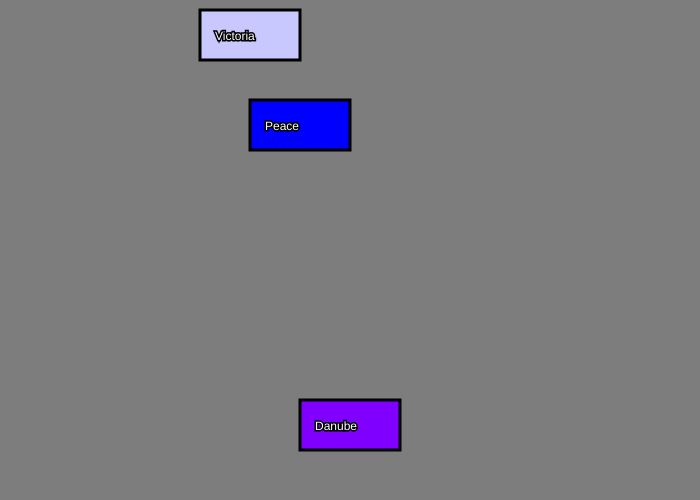
Frame 1 (no input)
Frame 60 (no input): identical to frame 1, image omitted
Frame 120 (the mouse pressed at the canvas centre since frame 60): identical to frame 1, image omitted

The p5.js sketch that drew this single still picture (run headless with seeded random() and noise() and a simulated clock; from frame 60 on, the mouse is pressed at the canvas centre):

// p5.js sketch
// ── sketch.js
var button2X;
var button2Y;

function setup()
{
  createCanvas(700,500);
  button2X = 200;
  button2Y = 10;
  button3X = 300;
  button3Y = 400;
  button4X = 250;
  button4Y = 100

  
}

function draw()
{
	background(125,125,125)


	// Example 1: easy to understand - Start
{
	if (mouseX > button2X && mouseX < button2X + 100 && mouseY > button2Y && mouseY < button2Y + 50)
	{
		fill(255,200,0);
		stroke(0,0,0);
		strokeWeight(3);
		rect(button2X,button2Y,100,50);
		fill(255,255,255);
		stroke(0,0,0);
		textSize(12);
		text("Shanghai",button2X + 15,button2Y + 30);
		if (mouseIsPressed == true)
		{
			fill(47,247,114);
			stroke(0,0,0);
			strokeWeight(3);
			rect(button2X,button2Y,100,50);	
			fill(255,255,255);
			stroke(0,0,0);
			textSize(12);
			text("Academy",button2X + 15,button2Y + 30);				
		}
	}
	else
	{
		fill(200,200,255);
		stroke(0,0,0);
		strokeWeight(3);
		rect(button2X,button2Y,100,50);
		fill(255,255,255);
		stroke(0,0,0);
		textSize(12);
		text("Victoria",button2X + 15,button2Y + 30);
}

{

	if (mouseX > button3X && mouseX < button3X + 100 && mouseY > button3Y && mouseY < button3Y + 50)
	{
		fill(0,255,0);
		stroke(0,0,0);
		strokeWeight(3);
		rect(button3X,button3Y,100,50);
		fill(255,255,255);
		stroke(0,0,0);
		textSize(12);
		text("Amazon",button3X + 15,button3Y + 30);
		if (mouseIsPressed == true)
		{
			fill(255,0,0);
			stroke(0,0,0);
			strokeWeight(3);
			rect(button3X,button3Y,100,50);	
			fill(255,255,255);
			stroke(0,0,0);
			textSize(12);
			text("Nile",button3X + 15,button3Y + 30);				
		}
	}
	else
	{
		fill(127,0,255);
		stroke(0,0,0);
		strokeWeight(3);
		rect(button3X,button3Y,100,50);
		fill(255,255,255);
		stroke(0,0,0);
		textSize(12);
		text("Danube",button3X + 15,button3Y + 30);
	}


}

{

	if (mouseX > button4X && mouseX < button4X + 100 && mouseY > button4Y && mouseY < button4Y + 50)
	{
		fill(255,0,0);
		stroke(0,0,0);
		strokeWeight(3);
		rect(button4X,button4Y,100,50);
		fill(255,255,255);
		stroke(0,0,0);
		textSize(12);
		text("Joy",button4X + 15,button4Y + 30);
		if (mouseIsPressed == true)
		{
			fill(255,0,255);
			stroke(0,0,0);
			strokeWeight(3);
			rect(button4X,button4Y,100,50);	
			fill(255,255,255);
			stroke(0,0,0);
			textSize(12);
			text("Virtue",button4X + 15,button4Y + 30);				
		}
	}
	else
	{
		fill(0,0,255);
		stroke(0,0,0);
		strokeWeight(3);
		rect(button4X,button4Y,100,50);
		fill(255,255,255);
		stroke(0,0,0);
		textSize(12);
		text("Peace",button4X + 15,button4Y + 30);
	}


}

}


}


	// Example 1: easy to understand - End
